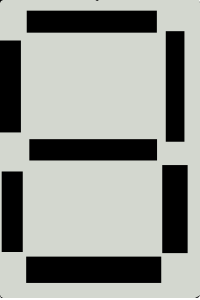
#> input picture LAB_3/SEGMENT_DISPLAY_SITE/SevenSegment.png, 200 x 300 px
$ python single_segment.py
#> lines starting #> are read from the running program, lines starting #| are printed output that depends on the picture; after the words box and inside, x2 and y2 are one past the last pixel; in counts of white or black regions, pixels touching at a corner belong together

import cv2
import numpy as np
import matplotlib.pyplot as plt

def sort_contours_x(contours):
    centroids = [np.mean(contour.reshape(-1, 2), axis=0) for contour in contours]
    sorted_indices = np.argsort([centroid[0] for centroid in centroids])
    return [contours[i] for i in sorted_indices]

def sort_contours_y(contours):
    centroids = [np.mean(contour.reshape(-1, 2), axis=0) for contour in contours]
    sorted_indices = np.argsort([centroid[1] for centroid in centroids])
    return [contours[i] for i in sorted_indices]

def display_seven_segment(input_bits, image, sorted_contours):
    modified_image = image.copy()
    for i, bit in enumerate(input_bits):
        if bit == 1:
            cv2.drawContours(modified_image, [sorted_contours[i]], 0, (0, 255, 0), -1)
    return modified_image

if __name__ == "__main__":
    image_path = 'SevenSegment.png'
    image = cv2.imread(image_path, cv2.IMREAD_COLOR)
#> image is the input picture: shape (300, 200, 3); mean B, G, R 148.4, 154.1, 151.3
    image_rgb = cv2.cvtColor(image, cv2.COLOR_BGR2RGB)

    image_gray = cv2.cvtColor(image, cv2.COLOR_BGR2GRAY)
    _, thresh = cv2.threshold(image_gray, 1, 255, cv2.THRESH_BINARY_INV)
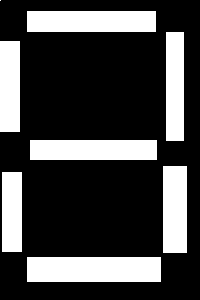
#> thresh: shape (300, 200); 26.8% white; 8 white regions (1 under 20 px)
    contours, _ = cv2.findContours(thresh, cv2.RETR_EXTERNAL, cv2.CHAIN_APPROX_SIMPLE)
#> contours = 8 contours, 1 with area under 20; largest, box (x1, y1, x2, y2) and area: (27, 257, 161, 282) 3192, (27, 11, 156, 32) 2560, (30, 140, 157, 160) 2394, (163, 166, 187, 253) 1978, (166, 32, 184, 141) 1836, (0, 41, 20, 132) 1710, (2, 172, 22, 252) 1501

    filtered_contours = [contour for contour in contours if cv2.contourArea(contour) > 0]
#> filtered_contours = 7 contours; box (x1, y1, x2, y2) and area: (27, 257, 161, 282) 3192, (27, 11, 156, 32) 2560, (30, 140, 157, 160) 2394, (163, 166, 187, 253) 1978, (166, 32, 184, 141) 1836, (0, 41, 20, 132) 1710, (2, 172, 22, 252) 1501
    sorted_contours_y = sort_contours_y(filtered_contours)
#> in sort_contours_y, `centroids = [np.mean(contour.reshape(-1, 2), axis=0) for contour in co..`: centroids = [[93.5, 269], [11.5, 211.5], [174.5, 209], [93, 149.5], [9.5, 86], [174.5, 86], [91, 21]]
#> in sort_contours_y, `sorted_indices = np.argsort([centroid[1] for centroid in centroids])`: sorted_indices = [6, 4, 5, 3, 2, 1, 0]
#> sorted_contours_y has the same summary as filtered_contours
    top_contours = sorted_contours_y[:3]
#> top_contours = 3 contours; box (x1, y1, x2, y2) and area: (27, 11, 156, 32) 2560, (166, 32, 184, 141) 1836, (0, 41, 20, 132) 1710
    bottom_contours = sorted_contours_y[3:]
#> bottom_contours = 4 contours; box (x1, y1, x2, y2) and area: (27, 257, 161, 282) 3192, (30, 140, 157, 160) 2394, (163, 166, 187, 253) 1978, (2, 172, 22, 252) 1501
    sorted_top_contours = sort_contours_x(top_contours)
#> in sort_contours_x, `centroids = [np.mean(contour.reshape(-1, 2), axis=0) for contour in co..`: centroids = [[91, 21], [9.5, 86], [174.5, 86]]
#> in sort_contours_x, `sorted_indices = np.argsort([centroid[0] for centroid in centroids])`: sorted_indices = [1, 0, 2]
#> sorted_top_contours has the same summary as top_contours
    sorted_bottom_contours = sort_contours_x(bottom_contours)
#> sorted_bottom_contours has the same summary as bottom_contours
    final_sorted_contours = sorted_top_contours + sorted_bottom_contours
#> final_sorted_contours has the same summary as filtered_contours

    sample_input = [1, 1, 1, 1, 1, 1, 0]
    image_sample_output = display_seven_segment(sample_input, image_rgb, final_sorted_contours)
#> after the loop in display_seven_segment, `for i, bit in enumerate(input_bits):`:
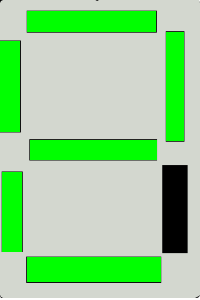
#> modified_image: shape (300, 200, 3); mean R, G, B 151.3, 213.5, 148.4

    plt.figure(figsize=(6, 6))
    plt.imshow(image_sample_output)
    plt.title('Sample Output for 7-bit input [1, 1, 1, 1, 1, 1, 0]')
    plt.axis('off')
    plt.savefig('SevenSegment_Output.png')
